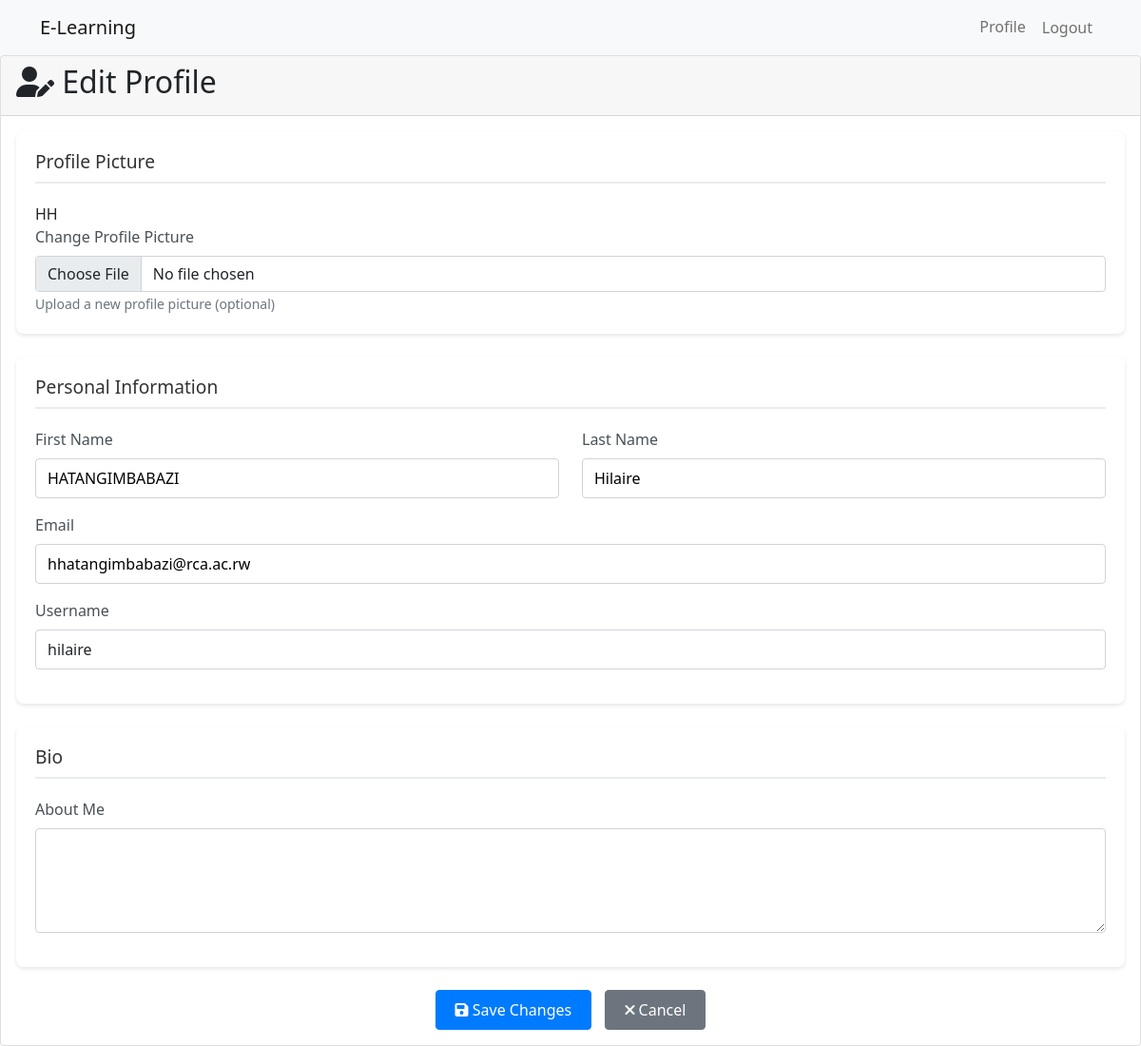
/users/profile/edit/ (signed in), run on the app's committed database.
### users/models.py (models this page shows, shortened)
class CustomUser(AbstractUser):
    ROLE_CHOICES = [
        ('student', 'Student'),
        ('instructor', 'Instructor'),
    ]
    role = models.CharField(max_length=10, choices=ROLE_CHOICES, default='student')
    is_instructor = models.BooleanField(default=False)
    is_student = models.BooleanField(default=True)

class Profile(models.Model):
    user = models.OneToOneField(CustomUser, on_delete=models.CASCADE)
    profile_picture = models.ImageField(
        upload_to='profile_pics/',
        blank=True,
        null=True
    )
    bio = models.TextField(max_length=500, blank=True)
    expertise = models.ManyToManyField(Expertise, blank=True)
    skills = models.ManyToManyField(Skill, blank=True)

### users/views.py (the view)
# urls.py: path('profile/edit/', views.edit_profile, name='edit_profile'),
@login_required
def edit_profile(request):
    if request.method == 'POST':
        user_form = UserUpdateForm(request.POST, instance=request.user)
        profile_form = ProfileUpdateForm(
            request.POST,
            request.FILES,
            instance=request.user.profile
        )
        if user_form.is_valid() and profile_form.is_valid():
            if 'profile_picture' in request.FILES:
                if request.user.profile.profile_picture:
                    request.user.profile.profile_picture.delete()
            user_form.save()
            profile_form.save()
            messages.success(request, 'Your profile has been updated successfully!')
            return redirect('users:profile')
        else:
            messages.error(request, 'Please correct the errors below.')
    else:
        user_form = UserUpdateForm(instance=request.user)
        profile_form = ProfileUpdateForm(instance=request.user.profile)
    context = {
        'user_form': user_form,
        'profile_form': profile_form
    }
    return render(request, 'users/edit_profile.html', context)

### users/forms.py
class UserUpdateForm(forms.ModelForm):
    email = forms.EmailField()
    first_name = forms.CharField(max_length=30)
    last_name = forms.CharField(max_length=30)
    username = forms.CharField(
        disabled=True,
        help_text='Username cannot be changed',
        widget=forms.TextInput(attrs={'class': 'form-control-plaintext'})
    )
    class Meta:
        model = User
        fields = ['username', 'email', 'first_name', 'last_name']
    def __init__(self, *args, **kwargs):
        super().__init__(*args, **kwargs)
        self.fields['username'].widget.attrs['readonly'] = True

class ProfileUpdateForm(forms.ModelForm):
    profile_picture = forms.ImageField(
        required=False,
        widget=forms.FileInput(attrs={
            'class': 'form-control',
            'accept': 'image/*'
        })
    )
    bio = forms.CharField(
        widget=forms.Textarea(attrs={
            'rows': 4,
            'class': 'form-control'
        }),
        required=False
    )
    class Meta:
        model = Profile
        fields = ['profile_picture', 'bio']

### templates/users/edit_profile.html (shortened to what this page needs)
{% extends "base.html" %}
{% load static %}
{% block content %}
<div class="profile-wrapper">
    <div class="profile-content">
        <div class="card">
            <div class="card-header">
                <h2><i class="fas fa-user-edit"></i> Edit Profile</h2>
            </div>
            <div class="card-body">
                <form method="POST" enctype="multipart/form-data">
                    <div class="section mb-4">
                        <h3 class="section-title">Profile Picture</h3>
                        <div class="profile-picture-section">
                            <div class="current-picture">
                                {% if user.profile.profile_picture %}
                                    <img src="{{ user.profile.profile_picture.url }}"
                                         alt="Current Profile Picture"
                                         class="profile-preview">
                                {% else %}
                                    <div class="profile-placeholder">
                                        {{ user.first_name|first|upper }}{{ user.last_name|first|upper }}
                                    </div>
                                {% endif %}
                            </div>
                            <div class="picture-upload">
                                <label for="{{ profile_form.profile_picture.id_for_label }}" class="form-label">
                                    Change Profile Picture
                                </label>
                                {{ profile_form.profile_picture }}
                                <small class="form-text text-muted">Upload a new profile picture (optional)</small>
                            </div>
                        </div>
                    </div>
                    <div class="section mb-4">
                        <h3 class="section-title">Personal Information</h3>
                        <div class="row">
                            <div class="col-md-6 mb-3">
                                <label for="{{ user_form.first_name.id_for_label }}" class="form-label">First Name</label>
                                {{ user_form.first_name }}
                            </div>
                            <div class="col-md-6 mb-3">
                                <label for="{{ user_form.last_name.id_for_label }}" class="form-label">Last Name</label>
                                {{ user_form.last_name }}
                            </div>
                        </div>
                        <div class="mb-3">
                            <label for="{{ user_form.email.id_for_label }}" class="form-label">Email</label>
                            {{ user_form.email }}
                        </div>
                        <div class="mb-3">
                            <label for="{{ user_form.username.id_for_label }}" class="form-label">Username</label>
                            {{ user_form.username }}
                        </div>
                    </div>
                    <div class="section mb-4">
                        <h3 class="section-title">Bio</h3>
                        <div class="mb-3">
                            <label for="{{ profile_form.bio.id_for_label }}" class="form-label">About Me</label>
                            {{ profile_form.bio }}
                        </div>
                    </div>
                    <div class="text-center mt-4">
                        <button type="submit" class="btn btn-primary">
                            <i class="fas fa-save"></i> Save Changes
                        </button>
                        <a href="{% url 'users:profile' %}" class="btn btn-secondary">
                            <i class="fas fa-times"></i> Cancel
                        </a>
                    </div>
                </form>
            </div>
        </div>
    </div>
</div>
{% endblock %}

### templates/users/edit_profile.html (style rules this page uses)
.section { background-color: #fff; border-radius: 8px; padding: 20px; box-shadow: 0 2px 4px rgba(0,0,0,0.1); }
.section-title { font-size: 1.2rem; color: #333; margin-bottom: 20px; padding-bottom: 10px; border-bottom: 2px solid #e9ecef; }
.form-label { font-weight: 500; color: #495057; }
input[type="text"], input[type="email"], textarea { width: 100%; padding: 8px 12px; border: 1px solid #ced4da; border-radius: 4px; transition: border-color 0.15s ease-in-out; }
.btn { padding: 8px 20px; font-weight: 500; }
.btn-primary { background-color: #007bff; border-color: #007bff; }
.btn-secondary { background-color: #6c757d; border-color: #6c757d; margin-left: 10px; }

### data on the page
CustomUser: first_name|first "H", last_name|first "H", first_name "HATANGIMBABAZI", last_name "Hilaire", email "hhatangimbabazi@rca.ac.rw", username "hilaire"
